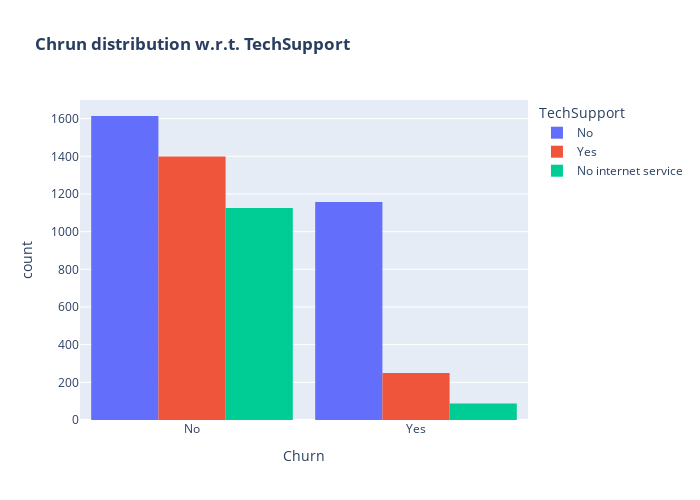

Notebook source saved alongside this figure:
### Markdown cell above
* Customers with Paperless Billing are most likely to churn.

### Code cell
fig = px.histogram(df, x="Churn", color="TechSupport",barmode="group",  title="<b>Chrun distribution w.r.t. TechSupport</b>")
fig.update_layout(width=700, height=500, bargap=0.1)
fig.show()

### Figure 1 — Plotly figure (JSON) as saved in the notebook; plotly's stock layout.template omitted (floating-point values rounded to 4 significant figures; data arrays with more than 128 entries replaced by an {"elided": "..."} marker saying what was removed)
{"data": [{"alignmentgroup": "True", "bingroup": "x", "hovertemplate": "TechSupport=No<br>Churn=%{x}<br>count=%{y}<extra></extra>", "legendgroup": "No", "marker": {"color": "#636efa", "pattern": {"shape": ""}}, "name": "No", "offsetgroup": "No", "orientation": "v", "showlegend": true, "type": "histogram", "x": {"elided": "2771 str values"}, "xaxis": "x", "yaxis": "y"}, {"alignmentgroup": "True", "bingroup": "x", "hovertemplate": "TechSupport=Yes<br>Churn=%{x}<br>count=%{y}<extra></extra>", "legendgroup": "Yes", "marker": {"color": "#EF553B", "pattern": {"shape": ""}}, "name": "Yes", "offsetgroup": "Yes", "orientation": "v", "showlegend": true, "type": "histogram", "x": {"elided": "1649 str values"}, "xaxis": "x", "yaxis": "y"}, {"alignmentgroup": "True", "bingroup": "x", "hovertemplate": "TechSupport=No internet service<br>Churn=%{x}<br>count=%{y}<extra></extra>", "legendgroup": "No internet service", "marker": {"color": "#00cc96", "pattern": {"shape": ""}}, "name": "No internet service", "offsetgroup": "No internet service", "orientation": "v", "showlegend": true, "type": "histogram", "x": {"elided": "1214 str values"}, "xaxis": "x", "yaxis": "y"}], "layout": {"bargap": 0.1, "barmode": "group", "height": 500, "legend": {"title": {"text": "TechSupport"}, "tracegroupgap": 0}, "title": {"text": "<b>Chrun distribution w.r.t. TechSupport</b>"}, "width": 700, "xaxis": {"anchor": "y", "domain": [0, 1], "title": {"text": "Churn"}}, "yaxis": {"anchor": "x", "domain": [0, 1], "title": {"text": "count"}}}}
